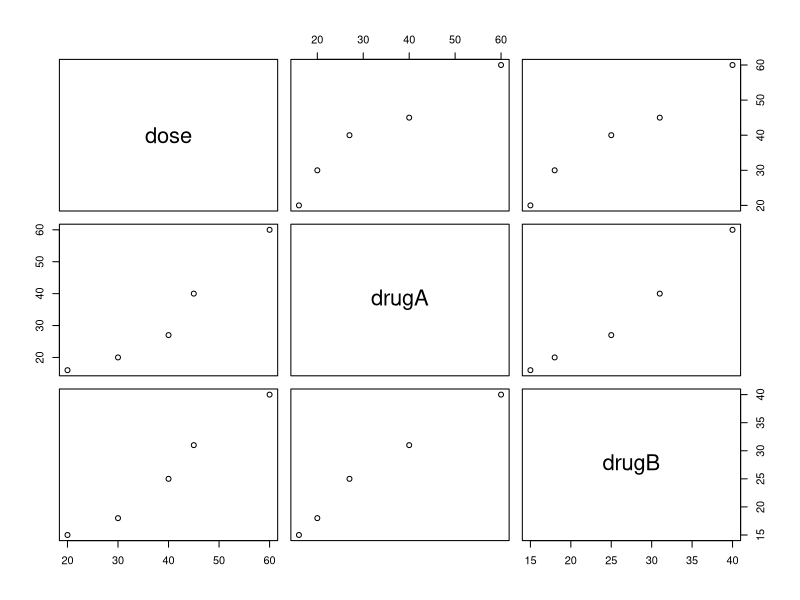
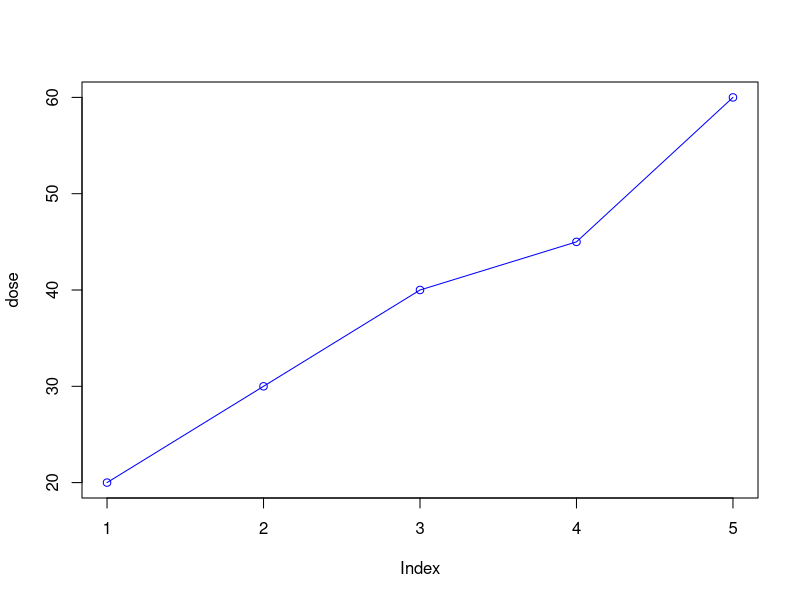
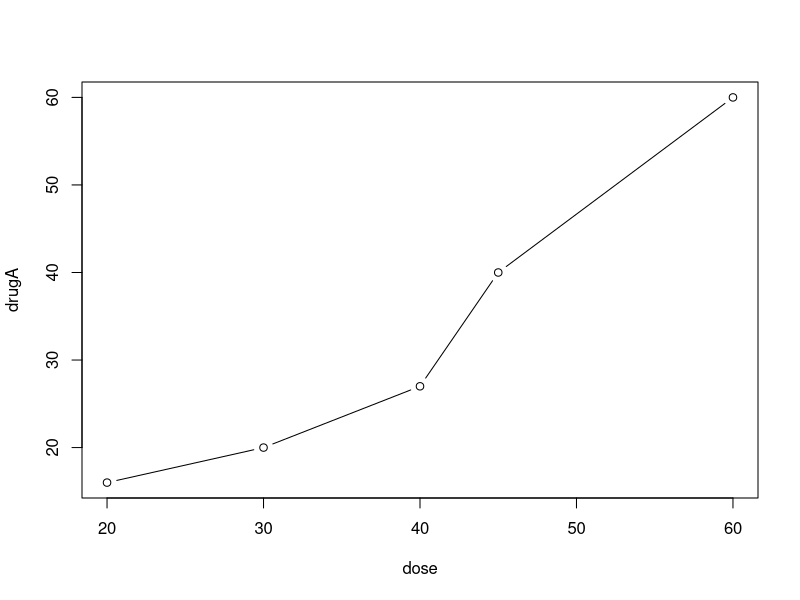
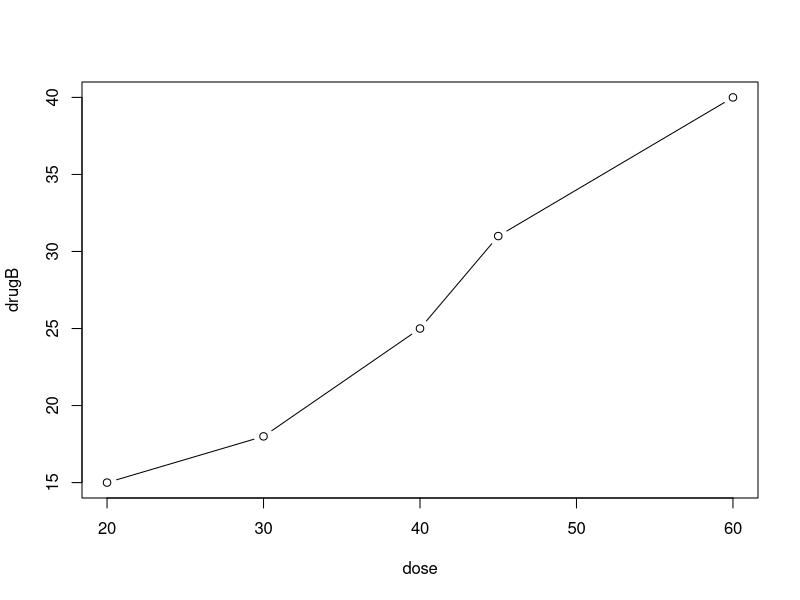
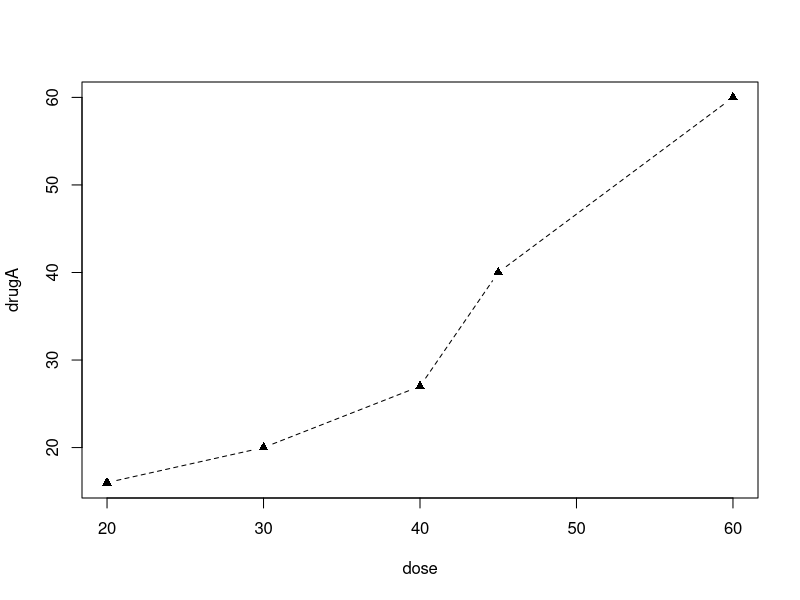
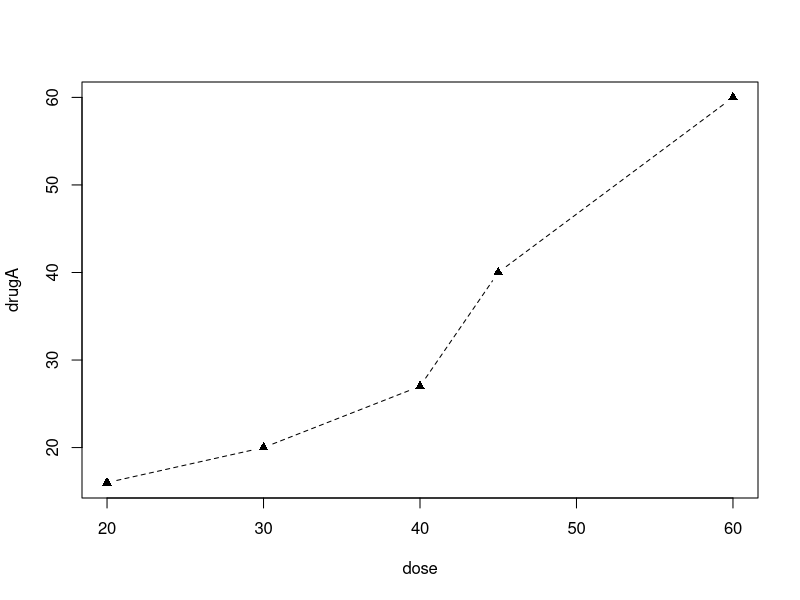
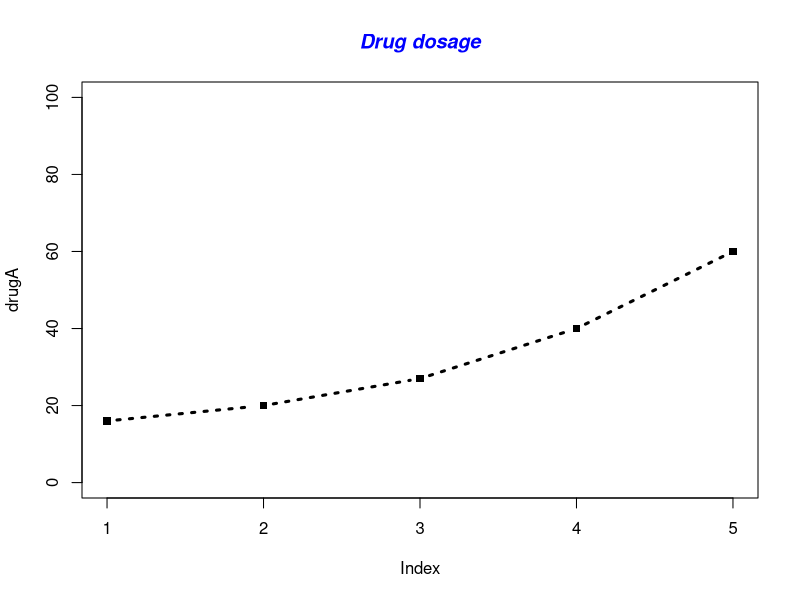

R code for these plots, in order: (Note: this script raises an error after producing the figures.)
# Builds the data frame using vectors
dose <- c(20, 30, 40, 45, 60)
drugA <- c(16, 20, 27, 40, 60)
drugB <- c(15, 18, 25, 31, 40)

# Store this info in a data frame called drugs
drugs <- data.frame(dose, drugA, drugB)

# colnames(drugs) <- c("Dosage", 
#                    "Response to Drug A", 
#                    "Response to Drug B")

plot(drugs)
attach(drugs)
plot(dose, type = "o", col = "blue")

# option type = "b" means
# we can plot both points and lines
plot(dose, drugA, type = "b")

# store the content of par() to add variable
opar <- par(no.readonly = TRUE)
plot(dose, drugB, type = "b")

# lty = 2 (dashed line)
# pch = 17 (triangle)
par(lty = 2, pch = 17)
plot(dose, drugA, type = "b")
par(opar)

# Specify graphical parameters
plot(dose, drugA, type = "b", lty = 2, pch = 17)

# dotted line 3 times wider than the default
plot(drugA, 
     type = "b", 
     lty = 3, 
     lwd = 3, 
     pch = 15, 
     ylim = c(0, 100))
title(main = "Drug dosage", 
      col.main = "blue", 
      font.main = 4)

# plot drug B with red dashed line and square points
# pch = 22
plot(drugB, 
     type = "b", 
     pch = 22, 
     lty = 2, 
     col = "red", 
     main = "Drug dosage", 
     ylim = c(0,graph_range[2]), 
     labels = FALSE)

# calculate the limitation of range
graph_range <- range(0, drugA, drugB)
graph_range

# lable the axis values
# Make the x-axis have ml labels
axis(1, at = 1:5, lab = c("20 ml", "40 ml", "60 ml", "80 ml", "100ml"))

# y-axis with tick every 5 points
# at = 5 * 0:graph_range
axis(2, at = 5 * 0:graph_range[2])

# Full example of charts
# plot dose with drug A
# with labels
plot(dose, 
     drugA, 
     type = "b", 
     col = "red", 
     lty = 2,
     pch = 2, 
     lwd = 2,
     main = "Clinical trial for Drug A", 
     sub = "This is hypothetical data", 
     xlab = "Dosage", 
     ylab = "Drug response", 
     xlim = c(0, 60), 
     ylim = c(0, 70))


# use mtcars
?mtcars

# Capture the parameters
opar <- par(no.readonly = TRUE)

# include mfrow = c(nrow, ncol)
par(mfrow = c(2, 2))
attach(mtcars)
str(mtcars)

plot(wt, 
     mpg, 
     main = "Scatterplot of weight vs mpg")

plot(wt, disp, main = "Scatterplot of weight vs disp")

par(opar)

# show 3 plots in 3 rows and 1 col
# of wt, mpg and disp
# show x and y labels
# Use graph range with the charts
par(mfrow = c(3, 1))

plot(wt,
     main = "Scatterplot of weight", 
     xlab = "Index",
     ylab = "Weight")

plot(disp, 
     main = "Scatterplot of disp", 
     xlab = "Index",
     ylab = "Disp")

plot(mpg, 
     main = "Scatterplot of mpg", 
     xlab = "Index", 
     ylab = "MPG")

